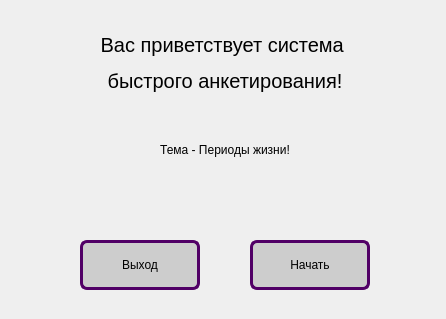
<?xml version="1.0" encoding="UTF-8"?>
<ui version="4.0">
 <class>MainWindow</class>
 <widget class="QMainWindow" name="MainWindow">
  <property name="geometry">
   <rect>
    <x>0</x>
    <y>0</y>
    <width>446</width>
    <height>319</height>
   </rect>
  </property>
  <property name="minimumSize">
   <size>
    <width>446</width>
    <height>319</height>
   </size>
  </property>
  <property name="maximumSize">
   <size>
    <width>446</width>
    <height>319</height>
   </size>
  </property>
  <property name="windowTitle">
   <string>MainWindow</string>
  </property>
  <widget class="QWidget" name="centralwidget">
   <widget class="QPushButton" name="btn_exit">
    <property name="geometry">
     <rect>
      <x>80</x>
      <y>240</y>
      <width>120</width>
      <height>50</height>
     </rect>
    </property>
    <property name="font">
     <font>
      <family>Tahoma</family>
      <pointsize>9</pointsize>
      <weight>9</weight>
      <italic>false</italic>
      <bold>false</bold>
     </font>
    </property>
    <property name="styleSheet">
     <string notr="true">border: 3px solid #510066;
                    border-radius: 7px;
                    background: #CDCDCD;
                
font: 75 9.4pt &quot;Tahoma&quot;;</string>
    </property>
    <property name="text">
     <string>Выход</string>
    </property>
   </widget>
   <widget class="QLabel" name="label_welcome_1">
    <property name="geometry">
     <rect>
      <x>50</x>
      <y>13</y>
      <width>350</width>
      <height>100</height>
     </rect>
    </property>
    <property name="font">
     <font>
      <family>Tahoma</family>
      <pointsize>15</pointsize>
      <weight>9</weight>
      <italic>false</italic>
      <bold>false</bold>
     </font>
    </property>
    <property name="styleSheet">
     <string notr="true">
font: 75 15pt &quot;Tahoma&quot;;</string>
    </property>
    <property name="text">
     <string>&lt;html&gt;&lt;head/&gt;&lt;body&gt;&lt;p align=&quot;center&quot;&gt;Вас приветствует система &lt;/p&gt;&lt;p align=&quot;center&quot;&gt;быстрого анкетирования!&lt;/p&gt;&lt;/body&gt;&lt;/html&gt;</string>
    </property>
   </widget>
   <widget class="QPushButton" name="btn_begin">
    <property name="geometry">
     <rect>
      <x>250</x>
      <y>240</y>
      <width>120</width>
      <height>50</height>
     </rect>
    </property>
    <property name="font">
     <font>
      <family>Tahoma</family>
      <pointsize>9</pointsize>
      <weight>9</weight>
      <italic>false</italic>
      <bold>false</bold>
     </font>
    </property>
    <property name="styleSheet">
     <string notr="true">border: 3px solid #510066;
                    border-radius: 7px;
                    background: #CDCDCD;
                
font: 75 9.4pt &quot;Tahoma&quot;;</string>
    </property>
    <property name="text">
     <string>Начать</string>
    </property>
   </widget>
   <widget class="QLabel" name="label_subject">
    <property name="geometry">
     <rect>
      <x>50</x>
      <y>130</y>
      <width>350</width>
      <height>41</height>
     </rect>
    </property>
    <property name="font">
     <font>
      <family>Tahoma</family>
      <pointsize>9</pointsize>
      <weight>9</weight>
      <italic>false</italic>
      <bold>false</bold>
     </font>
    </property>
    <property name="styleSheet">
     <string notr="true">
                
font: 75 9.4pt &quot;Tahoma&quot;;</string>
    </property>
    <property name="text">
     <string>&lt;html&gt;&lt;head/&gt;&lt;body&gt;&lt;p align=&quot;center&quot;&gt;Тема - Периоды жизни!&lt;/p&gt;&lt;/body&gt;&lt;/html&gt;</string>
    </property>
   </widget>
  </widget>
 </widget>
 <resources/>
 <connections/>
</ui>
